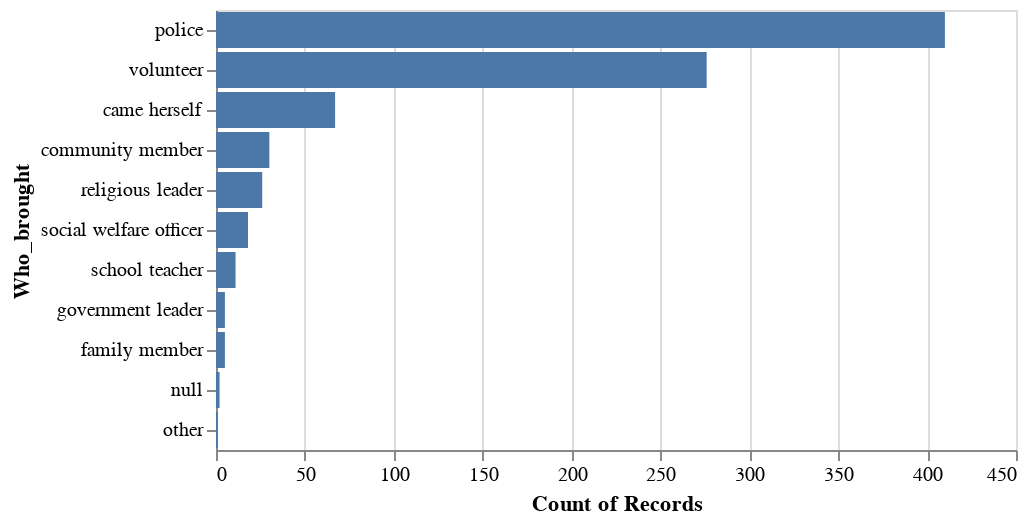

The code cell stored with this chart in its notebook:
### Code cell
Who_brought_to_SH = alt.Chart(df_tidy).mark_bar().encode(
    x=alt.X("count()"),
    y=alt.Y("Who_brought", sort="-x")
)

Who_brought_to_SH

### Figure 1 — Vega-Lite specification as saved in the notebook (floating-point values rounded to 4 significant figures; data arrays with more than 128 entries replaced by an {"elided": "..."} marker saying what was removed)
{"config": {"view": {"continuousWidth": 400, "continuousHeight": 300}}, "data": {"name": "data-1793f2e77cb1ec8e01bc92f84735d0a4"}, "mark": "bar", "encoding": {"x": {"type": "quantitative", "aggregate": "count"}, "y": {"type": "nominal", "field": "Who_brought", "sort": "-x"}}, "$schema": "https://vega.github.io/schema/vega-lite/v4.8.1.json", "datasets": {"data-1793f2e77cb1ec8e01bc92f84735d0a4": {"elided": "851 records"}}}
